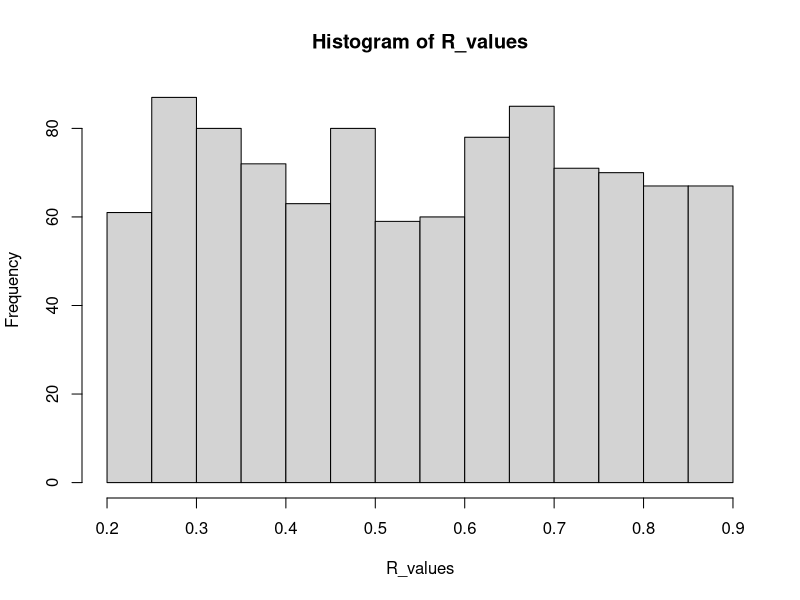
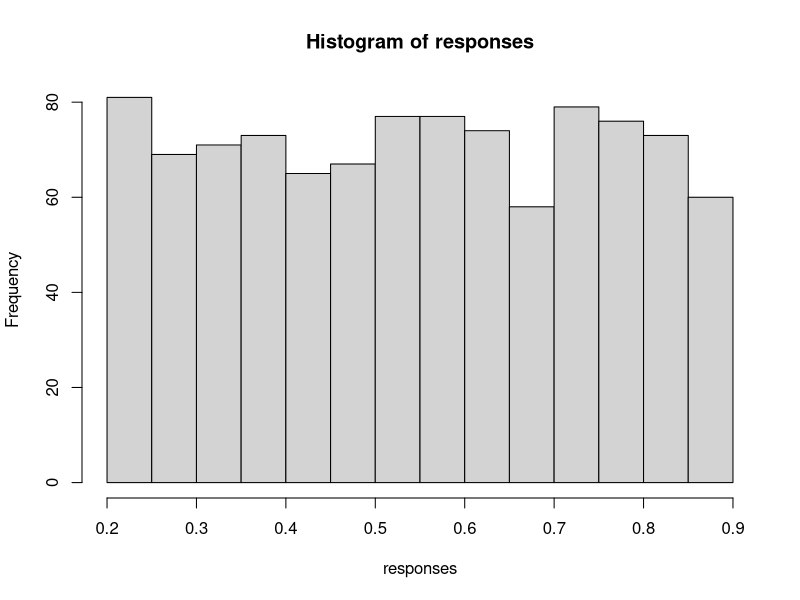
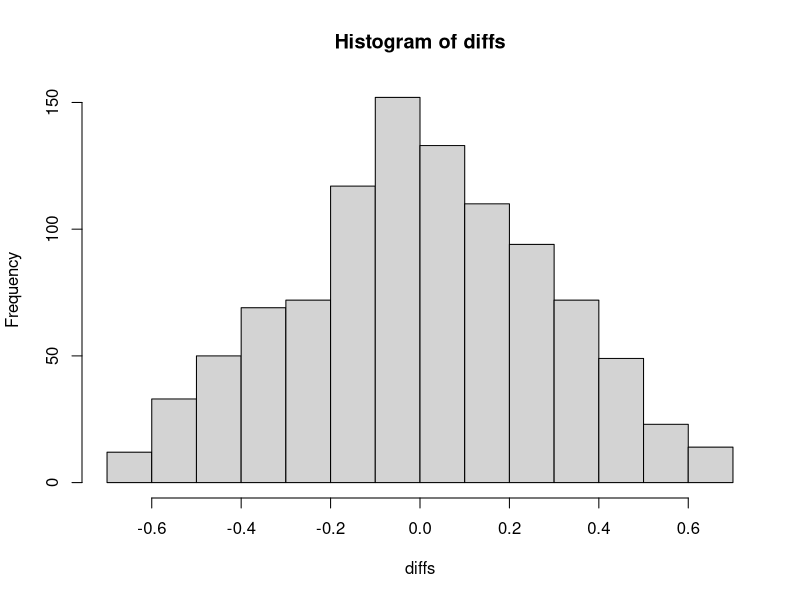
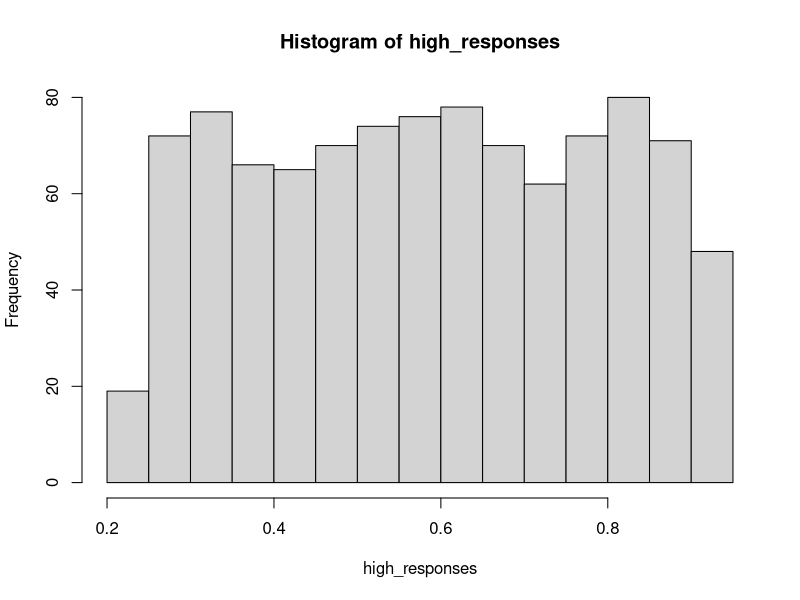
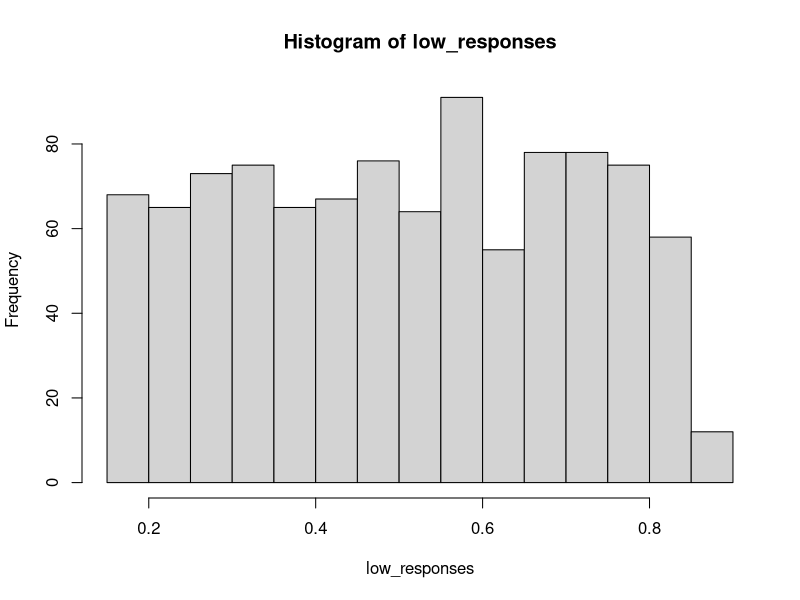
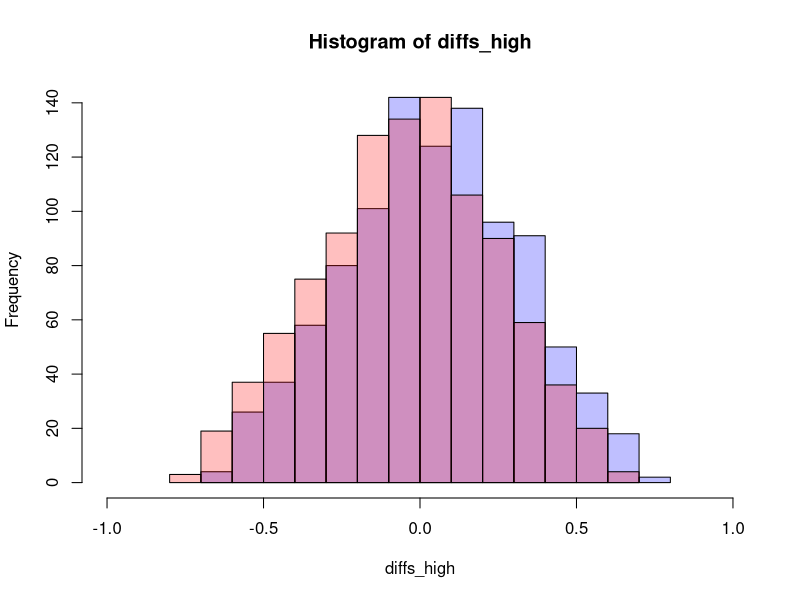

Generate these figures, in order, with R:
# true Pearson's R values 
R_values <- runif(1000, 0.2, 0.9)
hist(R_values)
# participants' responses
# same parent distribution, but differ slightly due to human error
responses <- runif(1000, 0.2, 0.9)
hist(responses)
# DV: the difference between correct answer and response
# collapsed across conditions
diffs <- responses - R_values
hist(diffs)
# Simulating a difference between conditions
# shifting all responses up slightly
high_responses <- responses + 0.04
hist(high_responses)
# still looks like a uniform distribution
# shifting all responses down slightly
low_responses <- responses - 0.04
hist(low_responses)
# now calculating the DV separately for each condition
diffs_high <- high_responses - R_values
diffs_low <- low_responses - R_values
# plotting the difference between conditions
hist(diffs_high, col=rgb(0,0,1,1/4), xlim=c(-1, 1))
hist(diffs_low, col=rgb(1,0,0,1/4), xlim=c(-1, 1), add=T )
